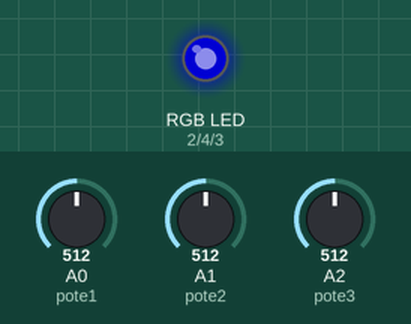
This sketch was run on a simulated Arduino Uno, built with avr-gcc and run on an emulated ATmega328P. On the bench: an RGB LED mixed from three pins (HIGH = lit). The inputs (shaded band) are chosen by the test bench; at power-on: A0 (pote1) = 512, A1 (pote2) = 512, A2 (pote3) = 512. Dim RGB values are drawn brighter than linear; what the sketch prints to the serial monitor is not drawn.

Above: at 2.4 s.
2.5 s: A0 (pote1) set to 524
At 5.1 s:
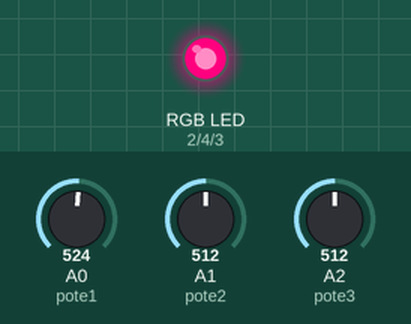
6.3 s: A1 (pote2) set to 716
At 8.8 s:
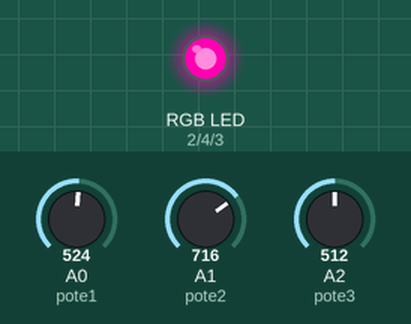
9.5 s: A2 (pote3) set to 531
At 12.4 s:
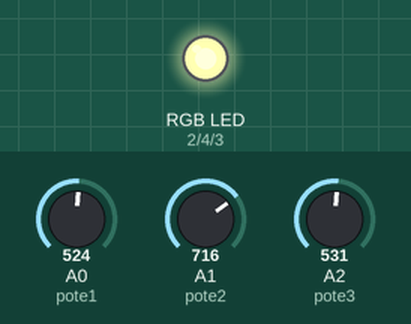
12.7 s: A1 (pote2) set to 900
At 15.1 s:
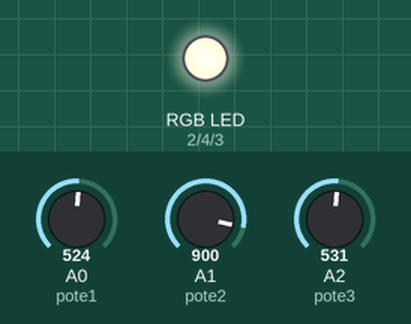
15.9 s: A0 (pote1) set to 306
At 18.8 s:
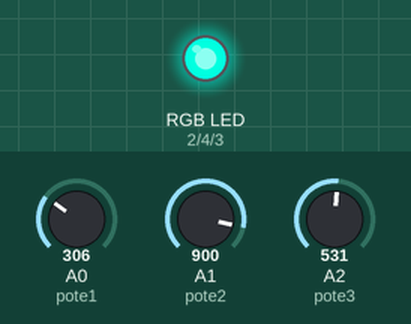
19.1 s: A2 (pote3) set to 306
At 21.3 s:
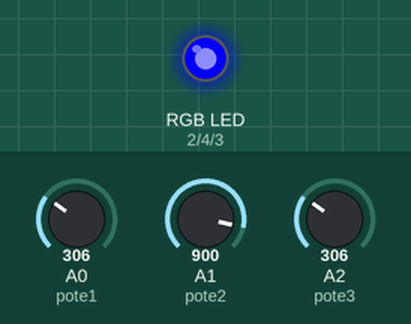
Timing chart, 0 to 22.8 s (numbered marks = the images above; inputs shaded):
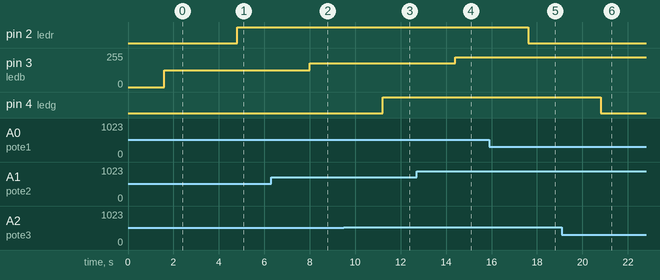

The sketch:

examen1_SufyanAhmed.ino
```cpp
#define ledr 2
#define ledg 4
#define ledb 3
//potenciometro
//rojo
int pote1 = A0;
//verde
int pote2 = A1;
//azul
int pote3 = A2;
//rojo
int pote1Val;
//verde
int pote2Val;
//azul
int pote3Val;
void setup() {
  // put your setup code here, to run once:
  pinMode(ledr,OUTPUT);
  pinMode(ledg,OUTPUT);
  pinMode(ledb,OUTPUT);
  pinMode(pote1,INPUT);
  pinMode(pote2,INPUT);
  pinMode(pote3,INPUT);
  Serial.begin(9600);
}

void loop() {
  //mapeo de valores para cada color led
  pote1Val=map(analogRead(pote1),0,1023,0,255);
  pote2Val=map(analogRead(pote2),0,1023,0,255);
  pote3Val=map(analogRead(pote3),0,1023,0,255);
  //funcionalidad
  Serial.print("Led rojo: ");
  Serial.print(pote1Val);
  delay(800);
  Serial.print("Led verde: ");
  Serial.print(pote2Val);
  delay(800);
  Serial.print("Led azul: ");
  Serial.println(pote3Val);
  analogWrite(ledr,pote1Val);
  analogWrite(ledb,pote2Val);
  analogWrite(ledg,pote3Val);
}
```

Measured:
- the behaviour switches between 513 and 514 on A0 (pote1) (found by bisection; images 0 and 1)
- the behaviour switches between 513 and 514 on A2 (pote3) (found by bisection; images 2 and 3)
- after the input at 2.5 s, pin 2 (ledr): LOW → HIGH after 2.3 s
- after the input at 6.3 s, pin 3 (ledb): 127/255 → 178/255 after 1.7 s
- after the input at 9.5 s, pin 4 (ledg): LOW → HIGH after 1.7 s
- after the input at 12.7 s, pin 3 (ledb): 178/255 → 224/255 after 1.7 s
- after the input at 15.9 s, pin 2 (ledr): HIGH → LOW after 1.7 s
- after the input at 19.1 s, pin 4 (ledg): HIGH → LOW after 1.7 s
